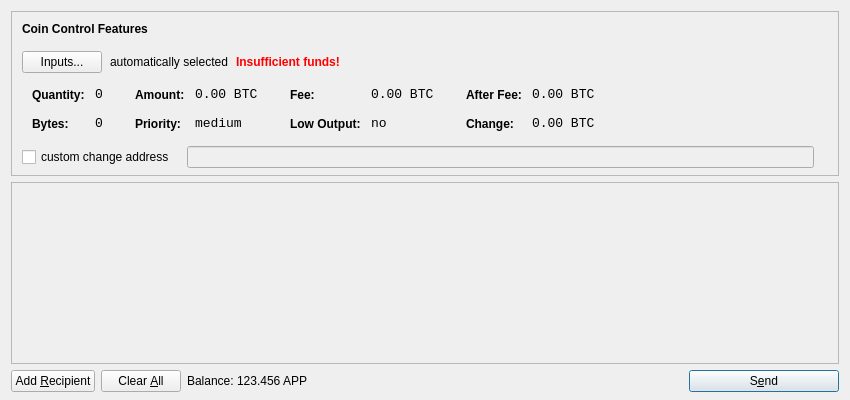
<?xml version="1.0" encoding="UTF-8"?>
<ui version="4.0">
 <class>SendCoinsDialog</class>
 <widget class="QDialog" name="SendCoinsDialog">
  <property name="geometry">
   <rect>
    <x>0</x>
    <y>0</y>
    <width>850</width>
    <height>400</height>
   </rect>
  </property>
  <property name="windowTitle">
   <string>Send Coins</string>
  </property>
  <layout class="QVBoxLayout" name="verticalLayout" stretch="0,1,0">
   <property name="bottomMargin">
    <number>8</number>
   </property>
   <item>
    <widget class="QFrame" name="frameCoinControl">
     <property name="sizePolicy">
      <sizepolicy hsizetype="Expanding" vsizetype="Expanding">
       <horstretch>0</horstretch>
       <verstretch>0</verstretch>
      </sizepolicy>
     </property>
     <property name="maximumSize">
      <size>
       <width>16777215</width>
       <height>16777215</height>
      </size>
     </property>
     <property name="frameShape">
      <enum>QFrame::StyledPanel</enum>
     </property>
     <property name="frameShadow">
      <enum>QFrame::Sunken</enum>
     </property>
     <layout class="QVBoxLayout" name="verticalLayoutCoinControl2">
      <property name="spacing">
       <number>-1</number>
      </property>
      <property name="leftMargin">
       <number>0</number>
      </property>
      <property name="topMargin">
       <number>0</number>
      </property>
      <property name="rightMargin">
       <number>0</number>
      </property>
      <property name="bottomMargin">
       <number>6</number>
      </property>
      <item>
       <layout class="QVBoxLayout" name="verticalLayoutCoinControl" stretch="0,0,0,0,1">
        <property name="spacing">
         <number>0</number>
        </property>
        <property name="leftMargin">
         <number>10</number>
        </property>
        <property name="topMargin">
         <number>10</number>
        </property>
        <item>
         <layout class="QHBoxLayout" name="horizontalLayoutCoinControl1">
          <property name="bottomMargin">
           <number>15</number>
          </property>
          <item>
           <widget class="QLabel" name="labelCoinControlFeatures">
            <property name="sizePolicy">
             <sizepolicy hsizetype="Preferred" vsizetype="Maximum">
              <horstretch>0</horstretch>
              <verstretch>0</verstretch>
             </sizepolicy>
            </property>
            <property name="font">
             <font>
              <weight>75</weight>
              <bold>true</bold>
             </font>
            </property>
            <property name="styleSheet">
             <string notr="true">font-weight:bold;</string>
            </property>
            <property name="text">
             <string>Coin Control Features</string>
            </property>
           </widget>
          </item>
         </layout>
        </item>
        <item>
         <layout class="QHBoxLayout" name="horizontalLayoutCoinControl2" stretch="0,0,0,0">
          <property name="spacing">
           <number>8</number>
          </property>
          <property name="bottomMargin">
           <number>10</number>
          </property>
          <item>
           <widget class="QPushButton" name="pushButtonCoinControl">
            <property name="styleSheet">
             <string notr="true"/>
            </property>
            <property name="text">
             <string>Inputs...</string>
            </property>
           </widget>
          </item>
          <item>
           <widget class="QLabel" name="labelCoinControlAutomaticallySelected">
            <property name="text">
             <string>automatically selected</string>
            </property>
            <property name="margin">
             <number>5</number>
            </property>
           </widget>
          </item>
          <item>
           <widget class="QLabel" name="labelCoinControlInsuffFunds">
            <property name="font">
             <font>
              <weight>75</weight>
              <bold>true</bold>
             </font>
            </property>
            <property name="styleSheet">
             <string notr="true">color:red;font-weight:bold;</string>
            </property>
            <property name="text">
             <string>Insufficient funds!</string>
            </property>
            <property name="margin">
             <number>5</number>
            </property>
           </widget>
          </item>
          <item>
           <spacer name="horizontalSpacerCoinControl">
            <property name="orientation">
             <enum>Qt::Horizontal</enum>
            </property>
            <property name="sizeHint" stdset="0">
             <size>
              <width>40</width>
              <height>1</height>
             </size>
            </property>
           </spacer>
          </item>
         </layout>
        </item>
        <item>
         <widget class="QWidget" name="widgetCoinControl" native="true">
          <property name="sizePolicy">
           <sizepolicy hsizetype="Preferred" vsizetype="Preferred">
            <horstretch>0</horstretch>
            <verstretch>0</verstretch>
           </sizepolicy>
          </property>
          <property name="minimumSize">
           <size>
            <width>0</width>
            <height>0</height>
           </size>
          </property>
          <property name="styleSheet">
           <string notr="true"/>
          </property>
          <layout class="QHBoxLayout" name="horizontalLayoutCoinControl5">
           <property name="margin">
            <number>0</number>
           </property>
           <item>
            <layout class="QHBoxLayout" name="horizontalLayoutCoinControl3" stretch="0,0,0,1">
             <property name="spacing">
              <number>20</number>
             </property>
             <property name="topMargin">
              <number>0</number>
             </property>
             <property name="bottomMargin">
              <number>10</number>
             </property>
             <item>
              <layout class="QFormLayout" name="formLayoutCoinControl1">
               <property name="horizontalSpacing">
                <number>10</number>
               </property>
               <property name="verticalSpacing">
                <number>14</number>
               </property>
               <property name="leftMargin">
                <number>10</number>
               </property>
               <property name="topMargin">
                <number>4</number>
               </property>
               <property name="rightMargin">
                <number>6</number>
               </property>
               <item row="0" column="0">
                <widget class="QLabel" name="labelCoinControlQuantityText">
                 <property name="styleSheet">
                  <string notr="true">font-weight:bold;</string>
                 </property>
                 <property name="text">
                  <string>Quantity:</string>
                 </property>
                 <property name="margin">
                  <number>0</number>
                 </property>
                </widget>
               </item>
               <item row="0" column="1">
                <widget class="QLabel" name="labelCoinControlQuantity">
                 <property name="font">
                  <font>
                   <family>Monospace</family>
                   <pointsize>10</pointsize>
                  </font>
                 </property>
                 <property name="cursor">
                  <cursorShape>IBeamCursor</cursorShape>
                 </property>
                 <property name="contextMenuPolicy">
                  <enum>Qt::ActionsContextMenu</enum>
                 </property>
                 <property name="text">
                  <string notr="true">0</string>
                 </property>
                 <property name="margin">
                  <number>0</number>
                 </property>
                 <property name="textInteractionFlags">
                  <set>Qt::LinksAccessibleByMouse|Qt::TextSelectableByKeyboard|Qt::TextSelectableByMouse</set>
                 </property>
                </widget>
               </item>
               <item row="1" column="0">
                <widget class="QLabel" name="labelCoinControlBytesText">
                 <property name="styleSheet">
                  <string notr="true">font-weight:bold;</string>
                 </property>
                 <property name="text">
                  <string>Bytes:</string>
                 </property>
                </widget>
               </item>
               <item row="1" column="1">
                <widget class="QLabel" name="labelCoinControlBytes">
                 <property name="font">
                  <font>
                   <family>Monospace</family>
                   <pointsize>10</pointsize>
                  </font>
                 </property>
                 <property name="cursor">
                  <cursorShape>IBeamCursor</cursorShape>
                 </property>
                 <property name="contextMenuPolicy">
                  <enum>Qt::ActionsContextMenu</enum>
                 </property>
                 <property name="text">
                  <string notr="true">0</string>
                 </property>
                 <property name="textInteractionFlags">
                  <set>Qt::LinksAccessibleByMouse|Qt::TextSelectableByKeyboard|Qt::TextSelectableByMouse</set>
                 </property>
                </widget>
               </item>
              </layout>
             </item>
             <item>
              <layout class="QFormLayout" name="formLayoutCoinControl2">
               <property name="horizontalSpacing">
                <number>10</number>
               </property>
               <property name="verticalSpacing">
                <number>14</number>
               </property>
               <property name="leftMargin">
                <number>6</number>
               </property>
               <property name="topMargin">
                <number>4</number>
               </property>
               <property name="rightMargin">
                <number>6</number>
               </property>
               <item row="0" column="0">
                <widget class="QLabel" name="labelCoinControlAmountText">
                 <property name="styleSheet">
                  <string notr="true">font-weight:bold;</string>
                 </property>
                 <property name="text">
                  <string>Amount:</string>
                 </property>
                 <property name="margin">
                  <number>0</number>
                 </property>
                </widget>
               </item>
               <item row="0" column="1">
                <widget class="QLabel" name="labelCoinControlAmount">
                 <property name="font">
                  <font>
                   <family>Monospace</family>
                   <pointsize>10</pointsize>
                  </font>
                 </property>
                 <property name="cursor">
                  <cursorShape>IBeamCursor</cursorShape>
                 </property>
                 <property name="contextMenuPolicy">
                  <enum>Qt::ActionsContextMenu</enum>
                 </property>
                 <property name="text">
                  <string notr="true">0.00 BTC</string>
                 </property>
                 <property name="textInteractionFlags">
                  <set>Qt::LinksAccessibleByMouse|Qt::TextSelectableByKeyboard|Qt::TextSelectableByMouse</set>
                 </property>
                </widget>
               </item>
               <item row="1" column="0">
                <widget class="QLabel" name="labelCoinControlPriorityText">
                 <property name="styleSheet">
                  <string notr="true">font-weight:bold;</string>
                 </property>
                 <property name="text">
                  <string>Priority:</string>
                 </property>
                </widget>
               </item>
               <item row="1" column="1">
                <widget class="QLabel" name="labelCoinControlPriority">
                 <property name="font">
                  <font>
                   <family>Monospace</family>
                   <pointsize>10</pointsize>
                  </font>
                 </property>
                 <property name="cursor">
                  <cursorShape>IBeamCursor</cursorShape>
                 </property>
                 <property name="contextMenuPolicy">
                  <enum>Qt::ActionsContextMenu</enum>
                 </property>
                 <property name="text">
                  <string>medium</string>
                 </property>
                 <property name="textInteractionFlags">
                  <set>Qt::LinksAccessibleByMouse|Qt::TextSelectableByKeyboard|Qt::TextSelectableByMouse</set>
                 </property>
                </widget>
               </item>
              </layout>
             </item>
             <item>
              <layout class="QFormLayout" name="formLayoutCoinControl3">
               <property name="horizontalSpacing">
                <number>10</number>
               </property>
               <property name="verticalSpacing">
                <number>14</number>
               </property>
               <property name="leftMargin">
                <number>6</number>
               </property>
               <property name="topMargin">
                <number>4</number>
               </property>
               <property name="rightMargin">
                <number>6</number>
               </property>
               <item row="0" column="0">
                <widget class="QLabel" name="labelCoinControlFeeText">
                 <property name="styleSheet">
                  <string notr="true">font-weight:bold;</string>
                 </property>
                 <property name="text">
                  <string>Fee:</string>
                 </property>
                 <property name="margin">
                  <number>0</number>
                 </property>
                </widget>
               </item>
               <item row="0" column="1">
                <widget class="QLabel" name="labelCoinControlFee">
                 <property name="font">
                  <font>
                   <family>Monospace</family>
                   <pointsize>10</pointsize>
                  </font>
                 </property>
                 <property name="cursor">
                  <cursorShape>IBeamCursor</cursorShape>
                 </property>
                 <property name="contextMenuPolicy">
                  <enum>Qt::ActionsContextMenu</enum>
                 </property>
                 <property name="text">
                  <string notr="true">0.00 BTC</string>
                 </property>
                 <property name="textInteractionFlags">
                  <set>Qt::LinksAccessibleByMouse|Qt::TextSelectableByKeyboard|Qt::TextSelectableByMouse</set>
                 </property>
                </widget>
               </item>
               <item row="1" column="0">
                <widget class="QLabel" name="labelCoinControlLowOutputText">
                 <property name="styleSheet">
                  <string notr="true">font-weight:bold;</string>
                 </property>
                 <property name="text">
                  <string>Low Output:</string>
                 </property>
                </widget>
               </item>
               <item row="1" column="1">
                <widget class="QLabel" name="labelCoinControlLowOutput">
                 <property name="font">
                  <font>
                   <family>Monospace</family>
                   <pointsize>10</pointsize>
                  </font>
                 </property>
                 <property name="cursor">
                  <cursorShape>IBeamCursor</cursorShape>
                 </property>
                 <property name="contextMenuPolicy">
                  <enum>Qt::ActionsContextMenu</enum>
                 </property>
                 <property name="text">
                  <string>no</string>
                 </property>
                 <property name="textInteractionFlags">
                  <set>Qt::LinksAccessibleByMouse|Qt::TextSelectableByKeyboard|Qt::TextSelectableByMouse</set>
                 </property>
                </widget>
               </item>
              </layout>
             </item>
             <item>
              <layout class="QFormLayout" name="formLayoutCoinControl4">
               <property name="horizontalSpacing">
                <number>10</number>
               </property>
               <property name="verticalSpacing">
                <number>14</number>
               </property>
               <property name="leftMargin">
                <number>6</number>
               </property>
               <property name="topMargin">
                <number>4</number>
               </property>
               <property name="rightMargin">
                <number>6</number>
               </property>
               <item row="0" column="0">
                <widget class="QLabel" name="labelCoinControlAfterFeeText">
                 <property name="styleSheet">
                  <string notr="true">font-weight:bold;</string>
                 </property>
                 <property name="text">
                  <string>After Fee:</string>
                 </property>
                 <property name="margin">
                  <number>0</number>
                 </property>
                </widget>
               </item>
               <item row="0" column="1">
                <widget class="QLabel" name="labelCoinControlAfterFee">
                 <property name="font">
                  <font>
                   <family>Monospace</family>
                   <pointsize>10</pointsize>
                  </font>
                 </property>
                 <property name="cursor">
                  <cursorShape>IBeamCursor</cursorShape>
                 </property>
                 <property name="contextMenuPolicy">
                  <enum>Qt::ActionsContextMenu</enum>
                 </property>
                 <property name="text">
                  <string notr="true">0.00 BTC</string>
                 </property>
                 <property name="textInteractionFlags">
                  <set>Qt::LinksAccessibleByMouse|Qt::TextSelectableByKeyboard|Qt::TextSelectableByMouse</set>
                 </property>
                </widget>
               </item>
               <item row="1" column="0">
                <widget class="QLabel" name="labelCoinControlChangeText">
                 <property name="styleSheet">
                  <string notr="true">font-weight:bold;</string>
                 </property>
                 <property name="text">
                  <string>Change:</string>
                 </property>
                </widget>
               </item>
               <item row="1" column="1">
                <widget class="QLabel" name="labelCoinControlChange">
                 <property name="font">
                  <font>
                   <family>Monospace</family>
                   <pointsize>10</pointsize>
                  </font>
                 </property>
                 <property name="cursor">
                  <cursorShape>IBeamCursor</cursorShape>
                 </property>
                 <property name="contextMenuPolicy">
                  <enum>Qt::ActionsContextMenu</enum>
                 </property>
                 <property name="text">
                  <string notr="true">0.00 BTC</string>
                 </property>
                 <property name="textInteractionFlags">
                  <set>Qt::LinksAccessibleByMouse|Qt::TextSelectableByKeyboard|Qt::TextSelectableByMouse</set>
                 </property>
                </widget>
               </item>
              </layout>
             </item>
            </layout>
           </item>
          </layout>
         </widget>
        </item>
        <item>
         <layout class="QHBoxLayout" name="horizontalLayoutCoinControl4" stretch="0,0,0">
          <property name="spacing">
           <number>12</number>
          </property>
          <property name="sizeConstraint">
           <enum>QLayout::SetDefaultConstraint</enum>
          </property>
          <property name="topMargin">
           <number>5</number>
          </property>
          <property name="rightMargin">
           <number>5</number>
          </property>
          <item>
           <widget class="QCheckBox" name="checkBoxCoinControlChange">
            <property name="text">
             <string>custom change address</string>
            </property>
           </widget>
          </item>
          <item>
           <widget class="QLineEdit" name="lineEditCoinControlChange">
            <property name="enabled">
             <bool>false</bool>
            </property>
            <property name="sizePolicy">
             <sizepolicy hsizetype="Expanding" vsizetype="Fixed">
              <horstretch>0</horstretch>
              <verstretch>0</verstretch>
             </sizepolicy>
            </property>
           </widget>
          </item>
          <item>
           <widget class="QLabel" name="labelCoinControlChangeLabel">
            <property name="sizePolicy">
             <sizepolicy hsizetype="Preferred" vsizetype="Expanding">
              <horstretch>0</horstretch>
              <verstretch>0</verstretch>
             </sizepolicy>
            </property>
            <property name="minimumSize">
             <size>
              <width>0</width>
              <height>0</height>
             </size>
            </property>
            <property name="text">
             <string/>
            </property>
            <property name="margin">
             <number>3</number>
            </property>
           </widget>
          </item>
         </layout>
        </item>
        <item>
         <spacer name="verticalSpacerCoinControl">
          <property name="orientation">
           <enum>Qt::Vertical</enum>
          </property>
          <property name="sizeHint" stdset="0">
           <size>
            <width>800</width>
            <height>1</height>
           </size>
          </property>
         </spacer>
        </item>
       </layout>
      </item>
     </layout>
    </widget>
   </item>
   <item>
    <widget class="QScrollArea" name="scrollArea">
     <property name="widgetResizable">
      <bool>true</bool>
     </property>
     <widget class="QWidget" name="scrollAreaWidgetContents">
      <property name="geometry">
       <rect>
        <x>0</x>
        <y>0</y>
        <width>830</width>
        <height>165</height>
       </rect>
      </property>
      <layout class="QVBoxLayout" name="verticalLayout_2">
       <property name="margin">
        <number>0</number>
       </property>
       <item>
        <layout class="QVBoxLayout" name="entries">
         <property name="spacing">
          <number>6</number>
         </property>
        </layout>
       </item>
       <item>
        <spacer name="verticalSpacer">
         <property name="orientation">
          <enum>Qt::Vertical</enum>
         </property>
         <property name="sizeHint" stdset="0">
          <size>
           <width>20</width>
           <height>40</height>
          </size>
         </property>
        </spacer>
       </item>
      </layout>
     </widget>
    </widget>
   </item>
   <item>
    <layout class="QHBoxLayout" name="horizontalLayout">
     <item>
      <widget class="QPushButton" name="addButton">
       <property name="toolTip">
        <string>Send to multiple recipients at once</string>
       </property>
       <property name="text">
        <string>Add &amp;Recipient</string>
       </property>
       <property name="icon">
        <iconset resource="../bitcoin.qrc">
         <normaloff>:/icons/add</normaloff>:/icons/add</iconset>
       </property>
       <property name="autoDefault">
        <bool>false</bool>
       </property>
      </widget>
     </item>
     <item>
      <widget class="QPushButton" name="clearButton">
       <property name="sizePolicy">
        <sizepolicy hsizetype="Minimum" vsizetype="Fixed">
         <horstretch>0</horstretch>
         <verstretch>0</verstretch>
        </sizepolicy>
       </property>
       <property name="toolTip">
        <string>Remove all transaction fields</string>
       </property>
       <property name="text">
        <string>Clear &amp;All</string>
       </property>
       <property name="icon">
        <iconset resource="../bitcoin.qrc">
         <normaloff>:/icons/remove</normaloff>:/icons/remove</iconset>
       </property>
       <property name="autoRepeatDelay">
        <number>300</number>
       </property>
       <property name="autoDefault">
        <bool>false</bool>
       </property>
      </widget>
     </item>
     <item>
      <layout class="QHBoxLayout" name="horizontalLayout_2">
       <property name="spacing">
        <number>3</number>
       </property>
       <item>
        <widget class="QLabel" name="label">
         <property name="text">
          <string>Balance:</string>
         </property>
        </widget>
       </item>
       <item>
        <widget class="QLabel" name="labelBalance">
         <property name="cursor">
          <cursorShape>IBeamCursor</cursorShape>
         </property>
         <property name="text">
          <string>123.456 APP</string>
         </property>
         <property name="textInteractionFlags">
          <set>Qt::LinksAccessibleByMouse|Qt::TextSelectableByKeyboard|Qt::TextSelectableByMouse</set>
         </property>
        </widget>
       </item>
      </layout>
     </item>
     <item>
      <spacer name="horizontalSpacer">
       <property name="orientation">
        <enum>Qt::Horizontal</enum>
       </property>
       <property name="sizeHint" stdset="0">
        <size>
         <width>40</width>
         <height>20</height>
        </size>
       </property>
      </spacer>
     </item>
     <item>
      <widget class="QPushButton" name="sendButton">
       <property name="minimumSize">
        <size>
         <width>150</width>
         <height>0</height>
        </size>
       </property>
       <property name="toolTip">
        <string>Confirm the send action</string>
       </property>
       <property name="text">
        <string>S&amp;end</string>
       </property>
       <property name="icon">
        <iconset resource="../bitcoin.qrc">
         <normaloff>:/icons/send</normaloff>:/icons/send</iconset>
       </property>
       <property name="default">
        <bool>true</bool>
       </property>
      </widget>
     </item>
    </layout>
   </item>
  </layout>
 </widget>
 <resources>
  <include location="../bitcoin.qrc"/>
 </resources>
 <connections/>
</ui>
